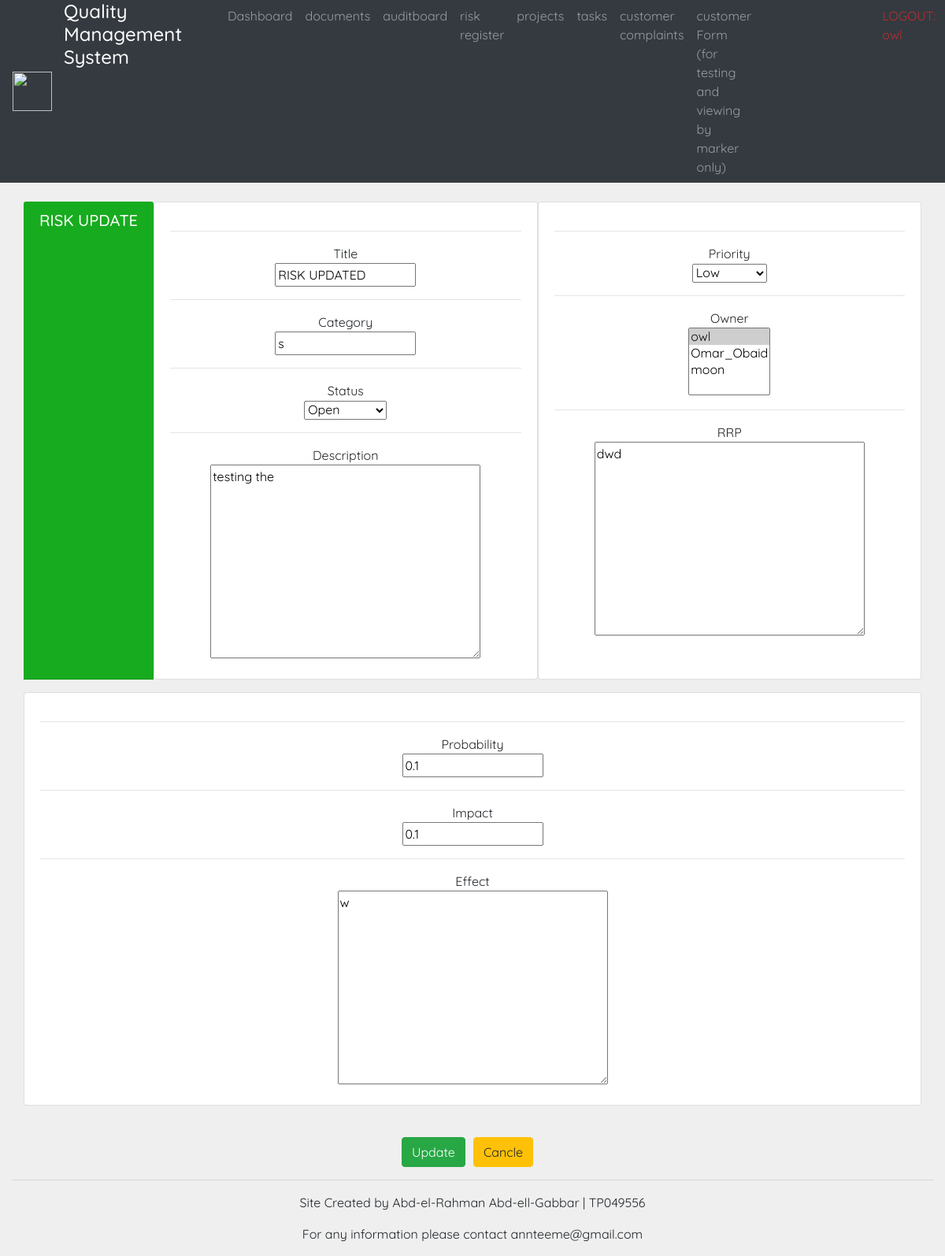
Page /risk_update/3/ (signed in) on the committed database.
### risks/models.py (models this page shows, shortened)
class Risk(models.Model):
    STATUS_CHOICE =(
        ('Open', 'Open'),
        ('In progress', 'In progress'),
        ('Closed', 'Closed'),
    )
    PRIORITY_CHOICE =(
        ('Very High', 'Very High'),
        ('High', 'High'),
        ('Medium', 'Medium'),
        ('Low', 'Low'),
        ('Very Low', 'Very Low'),
    )
    title = models.CharField(max_length=250, null=False)
    description = models.TextField(max_length=1000, null=False)
    category = models.CharField(max_length=150, blank=True, null=False)
    probability = models.DecimalField(decimal_places=1, max_digits=2)
    impact = models.DecimalField(decimal_places=1, max_digits=2)
    priority = models.CharField(choices=PRIORITY_CHOICE, max_length=30, null=True)
    effect = models.TextField(max_length=1000, blank=True, null=False)
    owner = models.ManyToManyField(User)
    pName = models.ForeignKey(PName.Project, null=True, blank=True, on_delete=models.SET_NULL)
    rrp = models.TextField(max_length=1000, blank=True, null=False)
    status = models.CharField(choices=STATUS_CHOICE, max_length=30, null=True)
    dateCreated = models.DateTimeField(auto_now_add=True)
    dateUpdated = models.DateTimeField(null=True, blank=True)
    dateFinished = models.DateTimeField(null=True, blank=True)

### acc/decorators.py (the view)
        def wrapper_func(request, *args, **kwargs):
            group = None
            if request.user.groups.exists():
                group =  request.user.groups.all()[0].name
            if group in allowed_roles:
                return view_func(request, *args, **kwargs)
            else:
                return HttpResponse('you are not authorised!')

### acc/forms.py
class RiskCForm(ModelForm):
    class Meta:
        model = Risk
        fields = '__all__'

### risks/views.py (called while the page is built, shortened)
@login_required(login_url='login')
@allowed_users(allowed_roles=['Manager'])
def riskUpdate(request, pk):
    risks = Risk.objects.get(id=pk)
    form = RiskCForm(instance=risks)
    form = {'form':form}
    return render(request, 'risk_update.html', form)

### risks/templates/risk_update.html (shortened to what this page needs)
{%  extends 'Base.html' %}
{% block content %}
<br>
<div class="container">
	<div class="row">
		<div class="card-header mb-3 text-center" id=card-title>
			<h5  class="card-title">RISK UPDATE</h5>
		</div>
		<div class="card mb-3 card-body text-center">
			<div id="table-short">
				<form action="" method="POST" id="form1">
					<hr>Title
					<br>{{form.title}}
					<hr>Category
					<br>{{form.category}}
					<hr>Status
					<br>{{form.status}}
					<hr>Description
					<br>{{form.description}}
			</div>
		</div>
		<div class="card mb-3 card-body text-center">
			<div id="table-short">
					<hr>Priority
					<br style="margin-bottom: 5px;">{{form.priority}}
					<hr>Owner
					<br style="margin-bottom: 5px;">{{form.owner}}
					<hr>RRP
					<br>{{form.rrp}}
			</div>
		</div>
		<div class="card mb-3 card-body text-center">
			<div id="table-short">
					<hr>Probability
					<br>{{form.probability}}
					<hr>Impact
					<br style="margin-bottom: 80px;">{{form.impact}}
					<hr>Effect
					<br>{{form.effect}}
		</div>
	</div>
</div>
<br>
<div class="row" style="margin-left: 465px;">
	<div id="table-short">
		<button class="btn btn-success  btn" form="form1" type="submit">Update</button></input>
	</div>
	<div id="table-short">
		<a class="btn btn-warning  btn" style="margin-left: 10px;" href="{% url 'risk' %}">Cancle</a>
	</div>
</div>
{% endblock %}

### templates/navbar.html (shortened to what this page needs)
{% load static %}
<nav class="navbar navbar-expand-lg navbar-dark bg-dark sticky-top py-0">
    <img src="{% static 'images/logo.png' %}" width="50" height="50" alt="">
    <div class="container-fluid">
      <div class="collapse navbar-collapse" id="navbarNav">
        <ul class="navbar-nav">
          <li style="margin-right: 50px; color: white !important;" class="nav-item">
            <h4 aria-current="page">Quality Management System</a>
          </li>
          {% if request.user.is_staff or request.user.is_staff %}
          <li class="nav-item">
            <a class="nav-link" aria-current="page" href="{% url 'home' %}">Dashboard</a>
          </li>
          <li class="nav-item">
            <a class="nav-link" href="{% url 'docboard' %}">documents</a>
          </li>
          <li class="nav-item">
            <a class="nav-link" href="{% url 'auditboard' %}">auditboard</a>
          </li>
          <li class="nav-item">
            <a class="nav-link" href="{% url 'risk' %}">risk register</a>
          </li>
          {% endif %}
          <li class="nav-item">
            <a class="nav-link" href="{% url 'projectCreate' %}">projects</a>
          </li>
          <li class="nav-item">
            <a class="nav-link" href="{% url 'taskCreate' %}">tasks</a>
          </li>
          <li class="nav-item">
            <a class="nav-link" href="{% url 'customerComplaints' %}">customer complaints</a>
          </li>
          <li class="nav-item">
            <a class="nav-link" href="{% url 'cust_form' %}">customer Form (for testing and viewing by marker only)</a>
          </li>
          <li  class="nav-item">
            <a style="margin-left: 150px; color: rgb(189, 45, 45) !important;" class="nav-link" href="{% url 'logout'%}">LOGOUT: {{request.user}}</a>
          </li>
        </ul>
      </div>
    </div>
  </nav>

### static/css/main.css (style rules this page uses)
body { background-color: #efefef; }

### templates/Base.html (style rules this page uses)
body { font-family: 'Quicksand', sans-serif !important; }

### risks/templates/risk_update.html (style rules this page uses)
#card-title { background-color: #17ac1f; color: white; font-size:13px; text-align: center; }

### rows in the picture
Risk: title "RISK UPDATED", category "s", status "Open", description "testing the", priority "Low", rrp "dwd", probability "0.1", impact "0.1", effect "w"

### other values in the picture
{{ request.user }} "owl"
